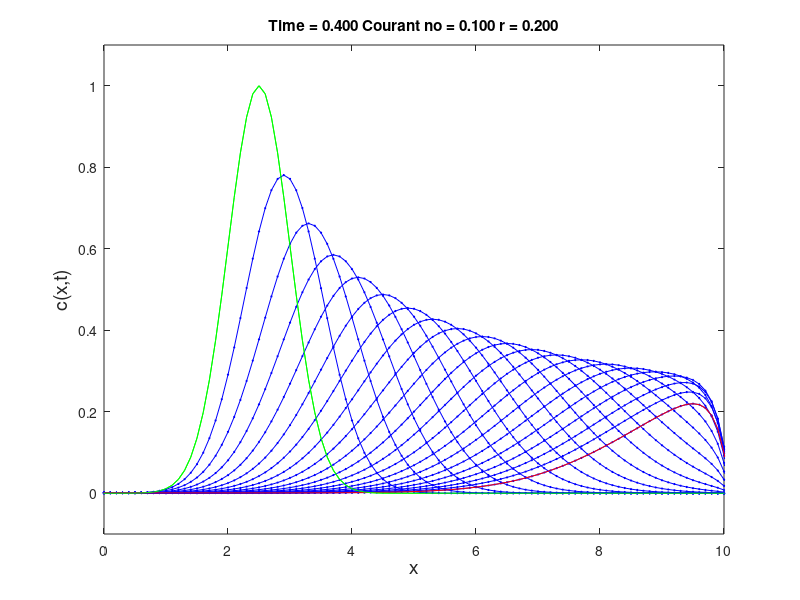

Here is the MATLAB script that generated this plot:
% QUICKEST scheme solution to the advection-diffusion equation
% with exponential initial distribution
% clear workspace
clear
clc

%define variables
xmin = 0;
xmax = 10;
u = 20;             % flow celerity
D = 4;              % diffusion coefficient
N = 100;            % no. nodes - 1
t = 0;              % initial time
tmax = 0.4;         % max value of time

% discretization of domain
dx = (xmax - xmin)/N;
x = xmin - dx : dx : xmax + dx;  
% x values go from xmin to xmax in steps of dx with two external nodes
dt = 0.0005;         % time step

% set initial conditions
c0 = exp(-2*(x-2.5).^2);
c = c0;             % set initial conditions for c
cnew = c0;          % set initial conditions for c at next time step

% set up time loop
nsteps = tmax/dt;

% set numerical parameters
r = D*dt/(dx*dx);   % Fourier number
Cr = u*dt/dx;       % Courant number


% set number of time steps between plots
tplotnum = 40*dt;
tplot = tplotnum;

% plot initial distribution
plot(x,c0,'g-');     
axis([xmin xmax -0.1 1.1] )
xlabel('x','fontsize', 14)
ylabel('c(x,t)','fontsize',14)
title(sprintf('Courant no = %1.3f r =%1.3f',Cr,r));
hold on

% set coefficients for numerical scheme
coef1 = r*(1 - Cr) - Cr * (Cr^2 - 3*Cr + 2)/6;
coef2 = 1 - r*(2 - 3*Cr) + 0.5 * Cr * (Cr^2 - 2*Cr - 1);
coef3 = r*(1 - 3*Cr) - 0.5* Cr * (Cr^2 - Cr - 2);
coef4 = Cr * ( r + (Cr^2 -1)/6 );

for n = 1: nsteps
        
    % for loop for first order upwind scheme
    for j = 3 : N + 2
        cnew(j) = coef1*c(j+1) + coef2*c(j) + coef3*c(j-1) + coef4*c(j-2);
    end
    cnew(1) = cnew(3);
    cnew(2) = cnew(4);
    
    % update t and c
    t = t + dt;
    c = cnew;

    if (t>=tplot)
        % plot solution
        plot(x,c,'bo-','markerfacecolor','b','markersize',1);
   title(sprintf('Time = %1.3f  Courant no = %1.3f r = %1.3f',t,Cr,r));
        tplot = tplot + tplotnum;
    end
    shg
    pause(dt);

end
plot(x,c,'r-');
plot(x,c0,'g-'); 
title(sprintf('Time = %1.3f Courant no = %1.3f r = %1.3f',t,Cr,r ))
hold off

    % open output file
    outfile = 'QUICKEST.dat';
    file1 = fopen(outfile,'w');
    % write data to file
    format2='dx=%1.3f dt=%1.3f Cr=%1.3f r=%1.3f \r\n';
    fprintf(file1,format2,dx,dt,Cr,r);
    fprintf(file1,'t=%1.3f \r\n',t);
    fprintf(file1,'x c_init c_final \r\n');
    format2 = '%1.3f %1.3f %1.3f \r\n'; 
    % for loop for output
    for i = 2 : N + 2
        fprintf(file1,format2,x(i), c0(i), c(i));
    end
    fclose(file1);